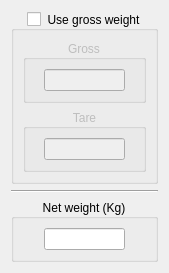
<?xml version="1.0" encoding="UTF-8"?>
<ui version="4.0">
 <class>weightWidget</class>
 <widget class="QWidget" name="weightWidget">
  <property name="geometry">
   <rect>
    <x>0</x>
    <y>0</y>
    <width>169</width>
    <height>268</height>
   </rect>
  </property>
  <property name="sizePolicy">
   <sizepolicy hsizetype="Preferred" vsizetype="Preferred">
    <horstretch>0</horstretch>
    <verstretch>0</verstretch>
   </sizepolicy>
  </property>
  <property name="windowTitle">
   <string>Form</string>
  </property>
  <layout class="QVBoxLayout" name="verticalLayout_2">
   <item>
    <widget class="QGroupBox" name="useGrossBox">
     <property name="enabled">
      <bool>true</bool>
     </property>
     <property name="toolTip">
      <string>Enter payload weight in Kg.</string>
     </property>
     <property name="statusTip">
      <string>Entering gross and tare will automatically calculate net weight.</string>
     </property>
     <property name="title">
      <string>Use gross weight</string>
     </property>
     <property name="alignment">
      <set>Qt::AlignCenter</set>
     </property>
     <property name="checkable">
      <bool>true</bool>
     </property>
     <property name="checked">
      <bool>false</bool>
     </property>
     <layout class="QVBoxLayout" name="verticalLayout">
      <item>
       <widget class="QGroupBox" name="grossBox">
        <property name="enabled">
         <bool>false</bool>
        </property>
        <property name="sizePolicy">
         <sizepolicy hsizetype="Preferred" vsizetype="Preferred">
          <horstretch>0</horstretch>
          <verstretch>0</verstretch>
         </sizepolicy>
        </property>
        <property name="title">
         <string>Gross</string>
        </property>
        <property name="alignment">
         <set>Qt::AlignCenter</set>
        </property>
        <property name="checkable">
         <bool>false</bool>
        </property>
        <property name="checked">
         <bool>false</bool>
        </property>
        <layout class="QHBoxLayout" name="horizontalLayout_2">
         <item>
          <widget class="ValidatingLineEdit" name="grossEdit">
           <property name="sizePolicy">
            <sizepolicy hsizetype="Preferred" vsizetype="Fixed">
             <horstretch>0</horstretch>
             <verstretch>0</verstretch>
            </sizepolicy>
           </property>
           <property name="maximumSize">
            <size>
             <width>81</width>
             <height>16777215</height>
            </size>
           </property>
           <property name="toolTip">
            <string>Gross weight.</string>
           </property>
           <property name="whatsThis">
            <string>Base widget for custom validation.</string>
           </property>
           <property name="regexString" stdset="0">
            <string>weight</string>
           </property>
          </widget>
         </item>
        </layout>
       </widget>
      </item>
      <item>
       <widget class="QGroupBox" name="tareBox">
        <property name="enabled">
         <bool>false</bool>
        </property>
        <property name="title">
         <string>Tare</string>
        </property>
        <property name="alignment">
         <set>Qt::AlignCenter</set>
        </property>
        <property name="checkable">
         <bool>false</bool>
        </property>
        <property name="checked">
         <bool>false</bool>
        </property>
        <layout class="QHBoxLayout" name="horizontalLayout_3">
         <item>
          <widget class="ValidatingLineEdit" name="tareEdit">
           <property name="sizePolicy">
            <sizepolicy hsizetype="Preferred" vsizetype="Fixed">
             <horstretch>0</horstretch>
             <verstretch>0</verstretch>
            </sizepolicy>
           </property>
           <property name="maximumSize">
            <size>
             <width>81</width>
             <height>16777215</height>
            </size>
           </property>
           <property name="toolTip">
            <string>Tare weight.</string>
           </property>
           <property name="whatsThis">
            <string>Base widget for custom validation.</string>
           </property>
           <property name="regexString" stdset="0">
            <string>weight</string>
           </property>
          </widget>
         </item>
        </layout>
       </widget>
      </item>
     </layout>
    </widget>
   </item>
   <item>
    <widget class="Line" name="line">
     <property name="orientation">
      <enum>Qt::Horizontal</enum>
     </property>
    </widget>
   </item>
   <item>
    <widget class="QGroupBox" name="netBox">
     <property name="toolTip">
      <string>Enter payload net weight in Kg.</string>
     </property>
     <property name="statusTip">
      <string>Not editable when gross is used.</string>
     </property>
     <property name="styleSheet">
      <string notr="true"/>
     </property>
     <property name="title">
      <string>Net weight (Kg)</string>
     </property>
     <property name="alignment">
      <set>Qt::AlignCenter</set>
     </property>
     <layout class="QHBoxLayout" name="horizontalLayout">
      <item>
       <widget class="ValidatingLineEdit" name="netEdit">
        <property name="sizePolicy">
         <sizepolicy hsizetype="Preferred" vsizetype="Fixed">
          <horstretch>0</horstretch>
          <verstretch>0</verstretch>
         </sizepolicy>
        </property>
        <property name="maximumSize">
         <size>
          <width>81</width>
          <height>25</height>
         </size>
        </property>
        <property name="toolTip">
         <string>Net weight.</string>
        </property>
        <property name="whatsThis">
         <string>Base widget for custom validation.</string>
        </property>
        <property name="regexString" stdset="0">
         <string>weight</string>
        </property>
       </widget>
      </item>
     </layout>
    </widget>
   </item>
  </layout>
 </widget>
 <customwidgets>
  <customwidget>
   <class>ValidatingLineEdit</class>
   <extends>QLineEdit</extends>
   <header>custom_widgets.validatingLineEdit</header>
  </customwidget>
 </customwidgets>
 <resources/>
 <connections/>
</ui>
